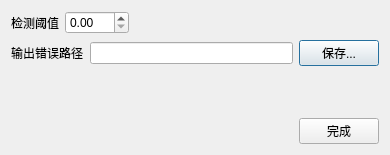
<?xml version="1.0" encoding="UTF-8"?>
<ui version="4.0">
 <class>ipfModelerSpikePointCheckDialog</class>
 <widget class="QDialog" name="ipfModelerSpikePointCheckDialog">
  <property name="geometry">
   <rect>
    <x>0</x>
    <y>0</y>
    <width>390</width>
    <height>155</height>
   </rect>
  </property>
  <property name="windowTitle">
   <string>高程模型跳点检测</string>
  </property>
  <layout class="QVBoxLayout" name="verticalLayout">
   <item>
    <layout class="QHBoxLayout" name="horizontalLayout_3">
     <item>
      <widget class="QLabel" name="label">
       <property name="text">
        <string>检测阈值</string>
       </property>
      </widget>
     </item>
     <item>
      <widget class="QDoubleSpinBox" name="doubleSpinBox">
       <property name="maximum">
        <double>999.990000000000009</double>
       </property>
      </widget>
     </item>
     <item>
      <spacer name="horizontalSpacer_3">
       <property name="orientation">
        <enum>Qt::Horizontal</enum>
       </property>
       <property name="sizeHint" stdset="0">
        <size>
         <width>40</width>
         <height>20</height>
        </size>
       </property>
      </spacer>
     </item>
    </layout>
   </item>
   <item>
    <layout class="QHBoxLayout" name="horizontalLayout_6">
     <item>
      <widget class="QLabel" name="label_1">
       <property name="text">
        <string>输出错误路径</string>
       </property>
      </widget>
     </item>
     <item>
      <widget class="QLineEdit" name="lineEdit"/>
     </item>
     <item>
      <widget class="QPushButton" name="pushButton_1">
       <property name="text">
        <string>保存...</string>
       </property>
      </widget>
     </item>
    </layout>
   </item>
   <item>
    <spacer name="verticalSpacer">
     <property name="orientation">
      <enum>Qt::Vertical</enum>
     </property>
     <property name="sizeHint" stdset="0">
      <size>
       <width>20</width>
       <height>26</height>
      </size>
     </property>
    </spacer>
   </item>
   <item>
    <layout class="QHBoxLayout" name="horizontalLayout_4">
     <item>
      <spacer name="horizontalSpacer_4">
       <property name="orientation">
        <enum>Qt::Horizontal</enum>
       </property>
       <property name="sizeHint" stdset="0">
        <size>
         <width>238</width>
         <height>20</height>
        </size>
       </property>
      </spacer>
     </item>
     <item>
      <widget class="QPushButton" name="pushButton">
       <property name="minimumSize">
        <size>
         <width>75</width>
         <height>25</height>
        </size>
       </property>
       <property name="text">
        <string>完成</string>
       </property>
      </widget>
     </item>
    </layout>
   </item>
  </layout>
 </widget>
 <layoutdefault spacing="6" margin="11"/>
 <resources/>
 <connections/>
</ui>
